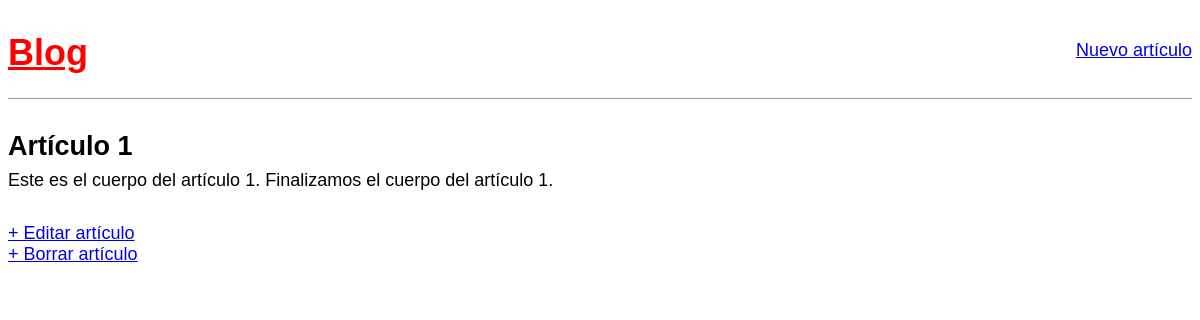
The app's page /post/1/ with its own data.
### blog/models.py (models this page shows, shortened)
class Post(models.Model):
    title = models.CharField(max_length=200)
    author = models.ForeignKey("auth.User", on_delete=models.CASCADE,)
    body = models.TextField()

### blog/views.py (the view)
# urls.py: path("post/<int:pk>/", BlogDetailView.as_view(), name="post_detail"),
class BlogDetailView(DetailView):
    model = Post
    template_name = "post_detail.html"

### templates/post_detail.html
{% extends "base.html" %}
{% block content %}
<div class="post-entry">
    <h2>{{ post.title }}</h2>
    <p>{{ post.body }}</p>
</div>
<div>
<a href="{% url 'post_edit' post.pk %}">+ Editar artículo</a><br/>
<a href="{% url 'post_delete' post.pk %}">+ Borrar artículo</a>
</div>
{% endblock content %}

### static/css/base.css (style rules this page uses)
body { font-family: 'Source Sans Pro', sans-serif; font-size: 18px; }
.post-entry { margin-bottom: 2rem; }
.post-entry h2 { margin: 0.5rem 0; }
.post-entry p { margin: 0; font-weight: 400; }

### records on screen
Post: title "Artículo 1", body "Este es el cuerpo del artículo 1. Finalizamos el cuerpo del artículo 1."
